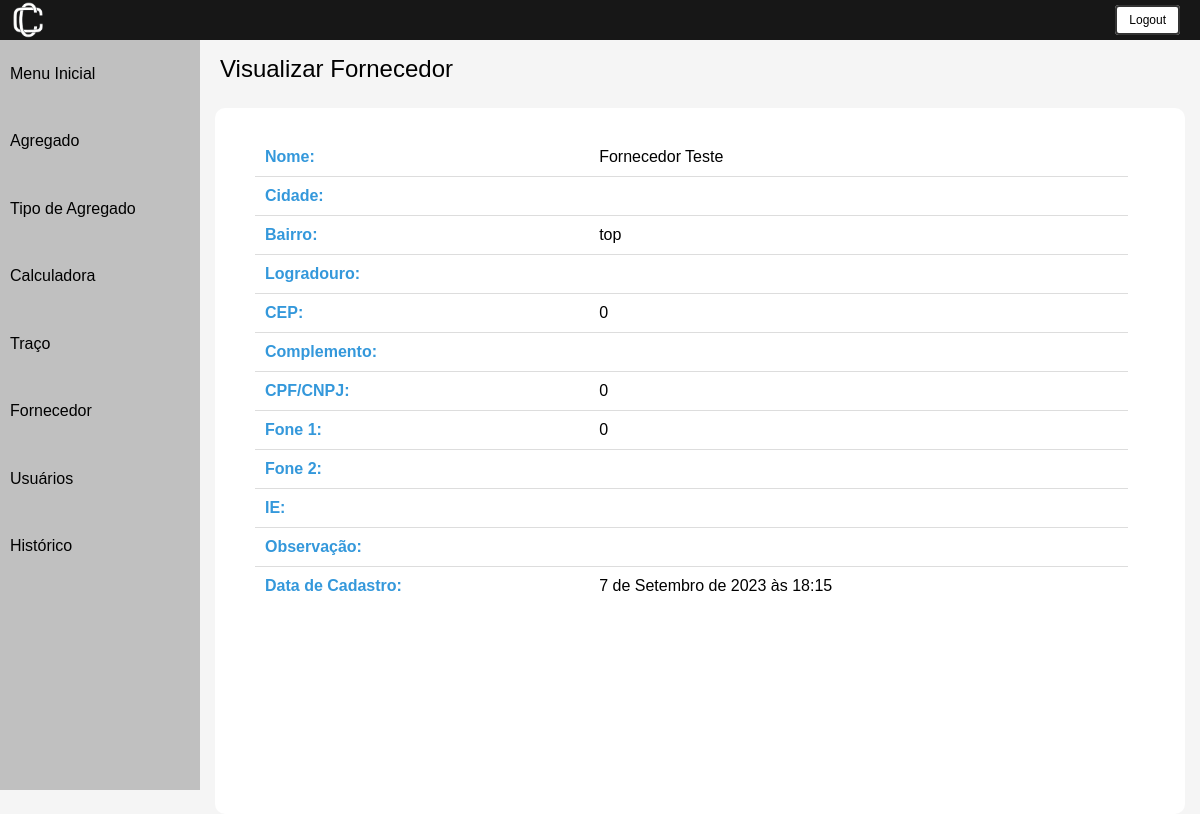
Before: /inspecionar_fornecedor/1/ (signed in) with the older database file.
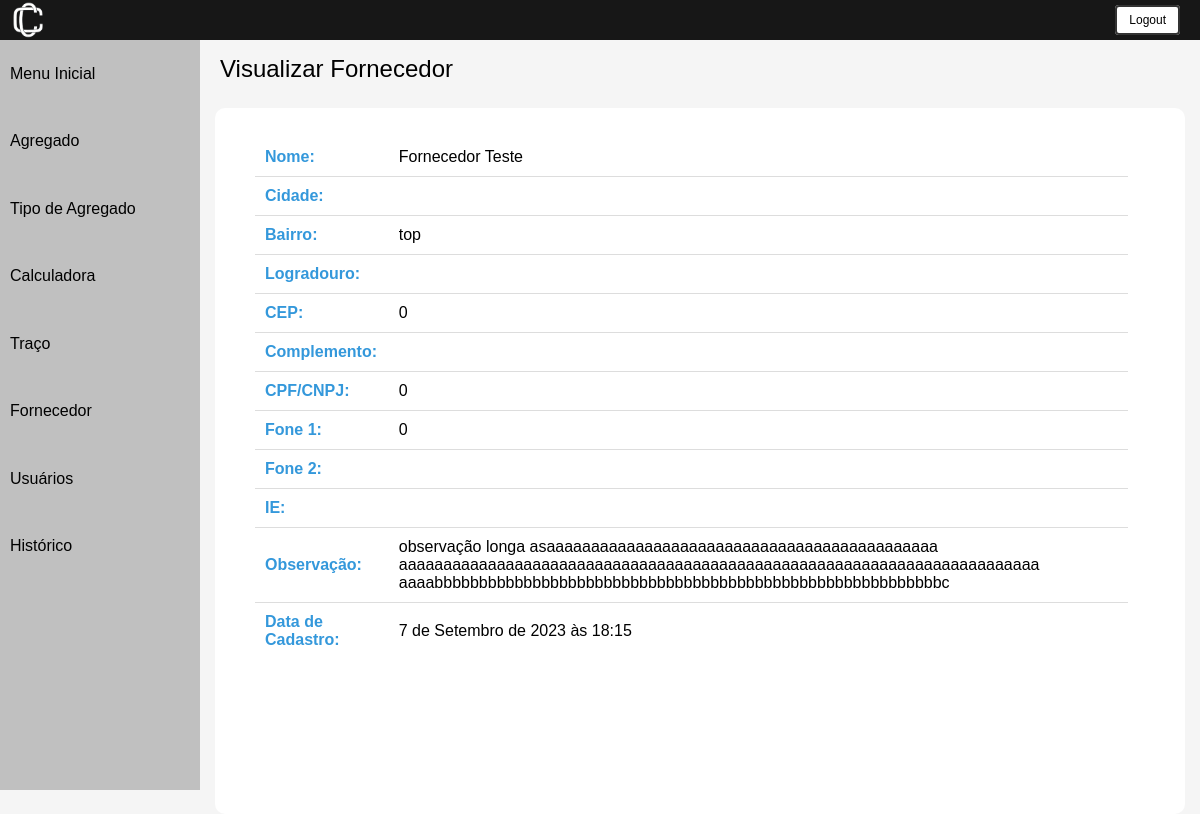
After: the same page with the newer database file.
### usuarios/models.py (models this page shows, shortened)
class Fornecedor(models.Model):
    nome = models.CharField(max_length=50)
    cidade = models.CharField(max_length=50, null=True)
    bairro = models.CharField(max_length=50, null=True)
    logradouro = models.CharField(max_length=50, null=True)
    CEP = models.CharField(max_length=8)
    complemento = models.CharField(max_length=150, null=True)
    cpf_cnpj = models.CharField(max_length=14)
    fone_1 = models.CharField(max_length=11)
    fone_2 = models.CharField(max_length=11, null=True)
    ie = models.CharField(max_length=9, null=True)
    observacao = models.CharField(max_length=200, null=True)
    data_cadastro = models.DateTimeField(default=timezone.now)
    class Meta:
        db_table = "fornecedor"

### usuarios/views.py (the view)
# urls.py: path('inspecionar_fornecedor/<int:pk>/', views.inspecionar_fornecedor, name='inspecionar_fornecedor'),
@login_required
def inspecionar_fornecedor(request, pk):
    fornecedor = get_object_or_404(Fornecedor, pk=pk)
    return render(request, 'fornecedor/inspecionar.html', {'fornecedor': fornecedor})

### usuarios/templates/fornecedor/inspecionar.html (shortened to what this page needs)
{% extends 'base.html' %}
{% load static %}
{% block content %}
<html lang="pt-br">
<head>
    <link rel="stylesheet" href="{% static 'css/inspectionar.css' %}">
    <link rel="stylesheet" href="https://cdnjs.cloudflare.com/ajax/libs/font-awesome/5.15.4/css/all.min.css">
</head>
<body>
     {% include "utils/header.html" %}
    <div class="container">
        {% include "utils/sidebar.html" %}
        <div class="content">
        <div class="cadastrar_btn">
            <a class="nome-pagina">Visualizar Fornecedor</a>
        </div>
            <div class = 'all-content'>
                <div class="lista">
                    <table class="resultado-table">
                        <tbody>
                            <tr class="header-row">
                                <td class="header-cell">Nome:</td>
                                <td>{{ fornecedor.nome }}</td>
                            </tr>
                            <tr class="header-row">
                                <td class="header-cell">Cidade:</td>
                                <td>{{ fornecedor.cidade }}</td>
                            </tr>
                            <tr class="header-row">
                                <td class="header-cell">Bairro:</td>
                                <td>{{ fornecedor.bairro }}</td>
                            </tr>
                            <tr class="header-row">
                                <td class="header-cell">Logradouro:</td>
                                <td>{{ fornecedor.logradouro }}</td>
                            </tr>
                            <tr class="header-row">
                                <td class="header-cell">CEP:</td>
                                <td>{{ fornecedor.CEP }}</td>
                            </tr>
                            <tr class="header-row">
                                <td class="header-cell">Complemento:</td>
                                <td>{{ fornecedor.complemento }}</td>
                            </tr>
                            <tr class="header-row">
                                <td class="header-cell">CPF/CNPJ:</td>
                                <td>{{ fornecedor.cpf_cnpj }}</td>
                            </tr>
                            <tr class="header-row">
                                <td class="header-cell">Fone 1:</td>
                                <td>{{ fornecedor.fone_1 }}</td>
                            </tr>
                            <tr class="header-row">
                                <td class="header-cell">Fone 2:</td>
                                <td>{{ fornecedor.fone_2 }}</td>
                            </tr>
                            <tr class="header-row">
                                <td class="header-cell">IE:</td>
                                <td>{{ fornecedor.ie }}</td>
                            </tr>
                            <tr class="header-row">
                                <td class="header-cell">Observação:</td>
                                <td>{{ fornecedor.observacao }}</td>
                            </tr>
                            <tr class="header-row">
                                <td class="header-cell">Data de Cadastro:</td>
                                <td>{{ fornecedor.data_cadastro }}</td>
                            </tr>
                        </tbody>
                    </table>
                </div>
                </div>
        </div>
    </div>
</body>
{% endblock %}

Changed rows visible on the page:
changed Fornecedor "Fornecedor Teste": observacao (not shown) → "observação longa asaaaaaaaaaaaaaaaaaaaaaaaaaaaaaaaaaaaaaaaaaaaa aaaaaaaaaaaaaaaaaaaaaaaaaaaaaaaaaaaaaaaaaaaaaaaaaaaaaaaaaaaaaaaaaaaaaaaa aaaabbbbbbbbbbbbbbbbbbbbbbbbbbbbbbbbbbbbbbbbbbbbbbbbbbbbbbbbbc"
